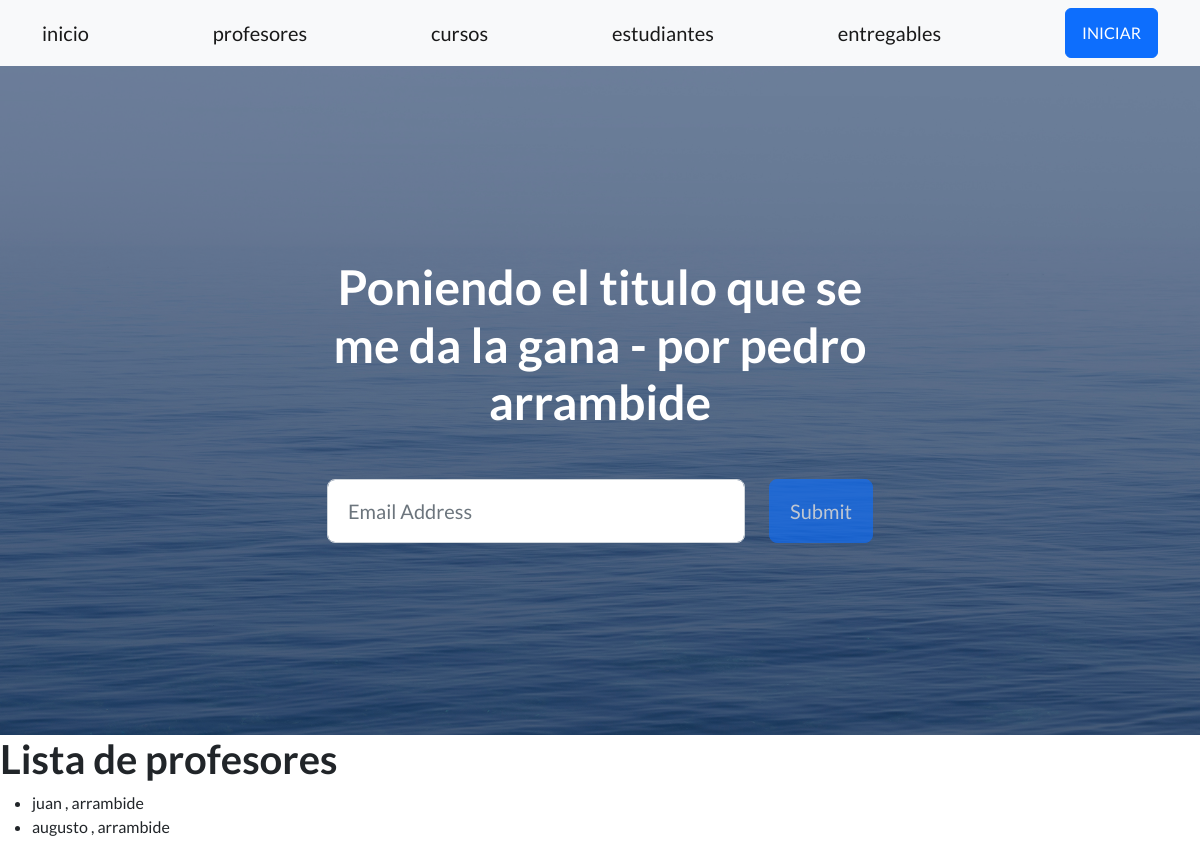
/AppCoder/profesores, run on an earlier commit of the app's database.
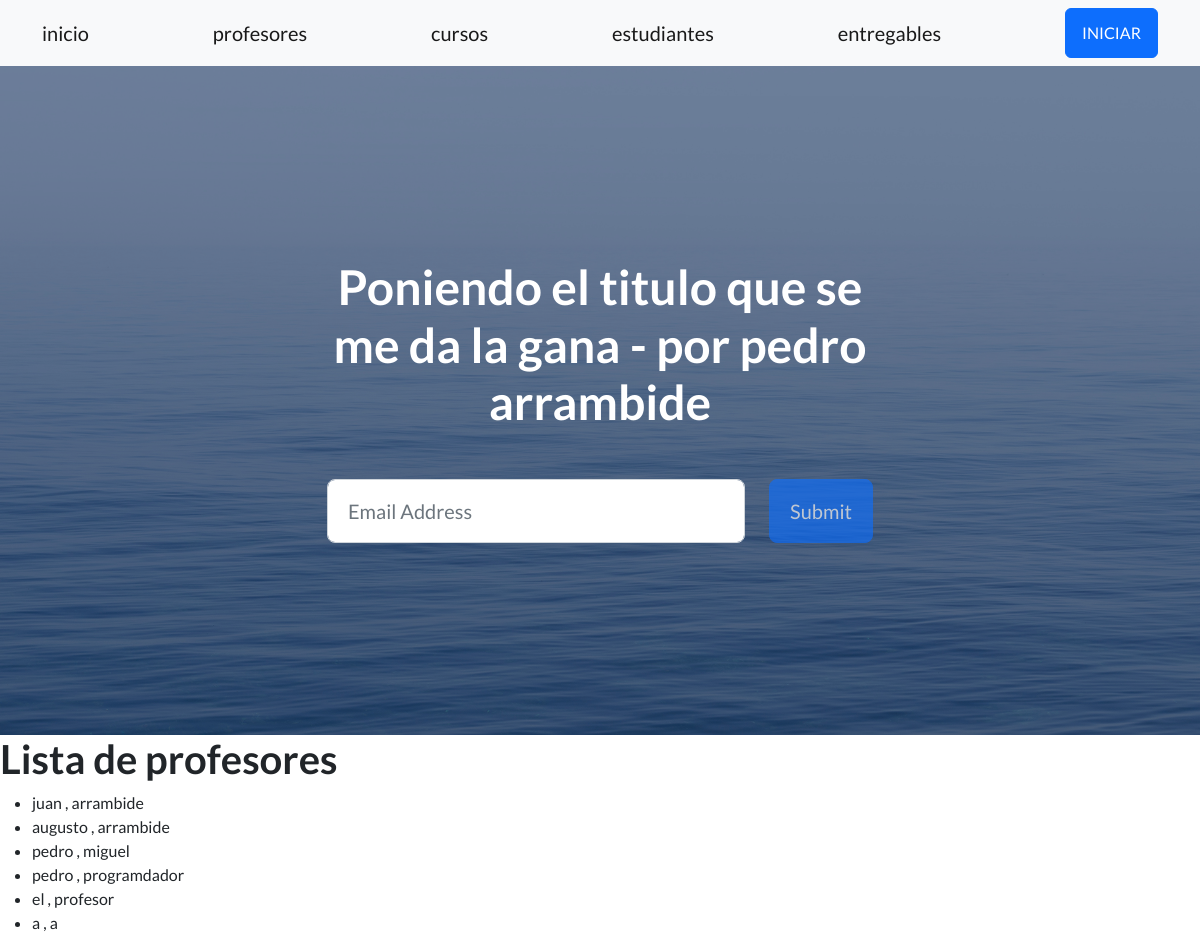
And on a later commit of the database.
### AppCoder/models.py (models this page shows, shortened)
class Profesor(models.Model):
    nombre = models.CharField(max_length=30)
    apellido = models.CharField(max_length=30)
    email = models.EmailField()
    profesion = models.CharField(max_length=30)

### AppCoder/views.py (the view)
# urls.py: path('profesores', views.profesores, name="profesores"),
def profesores(request):
    profesores = Profesor.objects.all()
    return render(request, 'profesores.html',{'profesores':profesores})

### AppCoder/templates/profesores.html
{% extends 'padre.html' %}
{% load static %}
{% block contenidoQueCambia %}
<h1>Lista de profesores</h1>
<ul>
    {%for profesor in profesores%}
    <li> {{profesor.nombre}} , {{profesor.apellido}}</li>
    {%endfor%}
</ul>
{% endblock contenidoQueCambia %}

What changed in the data, as far as the page shows it:
added Profesor: nombre "pedro", apellido "miguel"
added Profesor: nombre "pedro", apellido "programdador"
added Profesor: nombre "el", apellido "profesor"
added Profesor: nombre "a", apellido "a"
